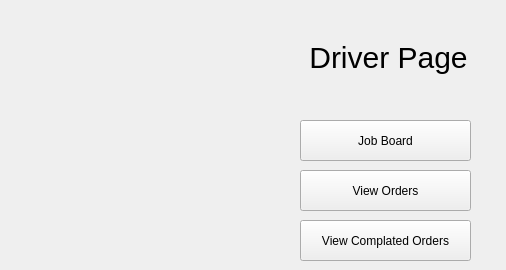
   <widget class="QWidget" name="homePage">
    <widget class="QPushButton" name="jobBoardBtn">
     <property name="geometry">
      <rect>
       <x>300</x>
       <y>120</y>
       <width>171</width>
       <height>41</height>
      </rect>
     </property>
     <property name="text">
      <string>Job Board</string>
     </property>
    </widget>
    <widget class="QLabel" name="driverHeaderLabel">
     <property name="geometry">
      <rect>
       <x>280</x>
       <y>40</y>
       <width>217</width>
       <height>34</height>
      </rect>
     </property>
     <property name="styleSheet">
      <string notr="true">font-size:30px;</string>
     </property>
     <property name="text">
      <string>Driver Page</string>
     </property>
     <property name="alignment">
      <set>Qt::AlignCenter</set>
     </property>
    </widget>
    <widget class="QPushButton" name="viewCompletedOrderScreenBtn">
     <property name="geometry">
      <rect>
       <x>300</x>
       <y>220</y>
       <width>171</width>
       <height>41</height>
      </rect>
     </property>
     <property name="text">
      <string>View Complated Orders</string>
     </property>
    </widget>
    <widget class="QPushButton" name="viewOrderScreenBtn">
     <property name="geometry">
      <rect>
       <x>300</x>
       <y>170</y>
       <width>171</width>
       <height>41</height>
      </rect>
     </property>
     <property name="text">
      <string>View Orders</string>
     </property>
    </widget>
   </widget>
